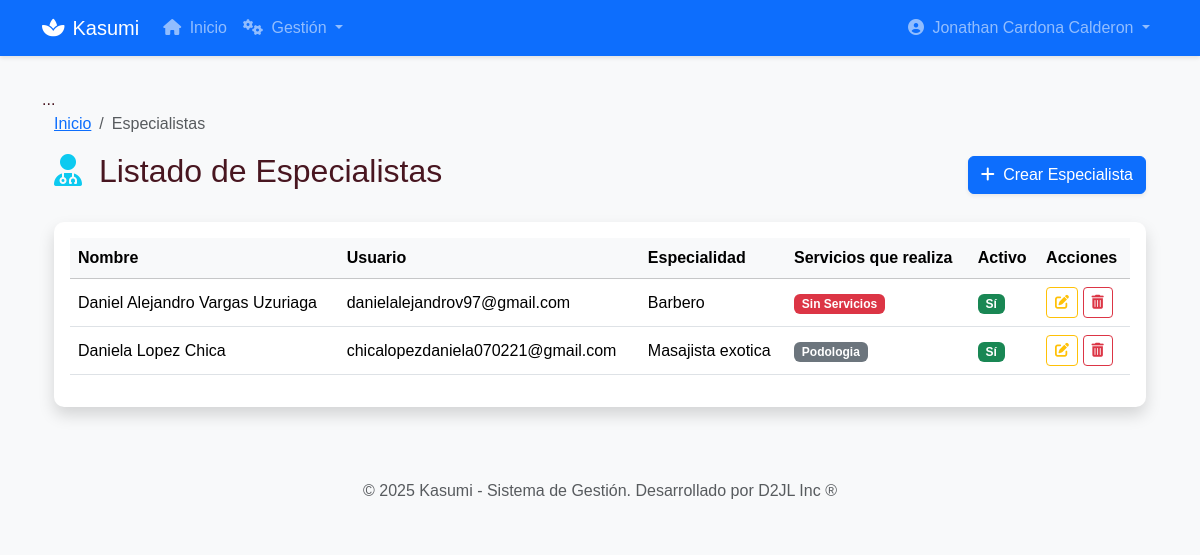
The page /gestion/especialistas/ (signed in) on the database as committed earlier.
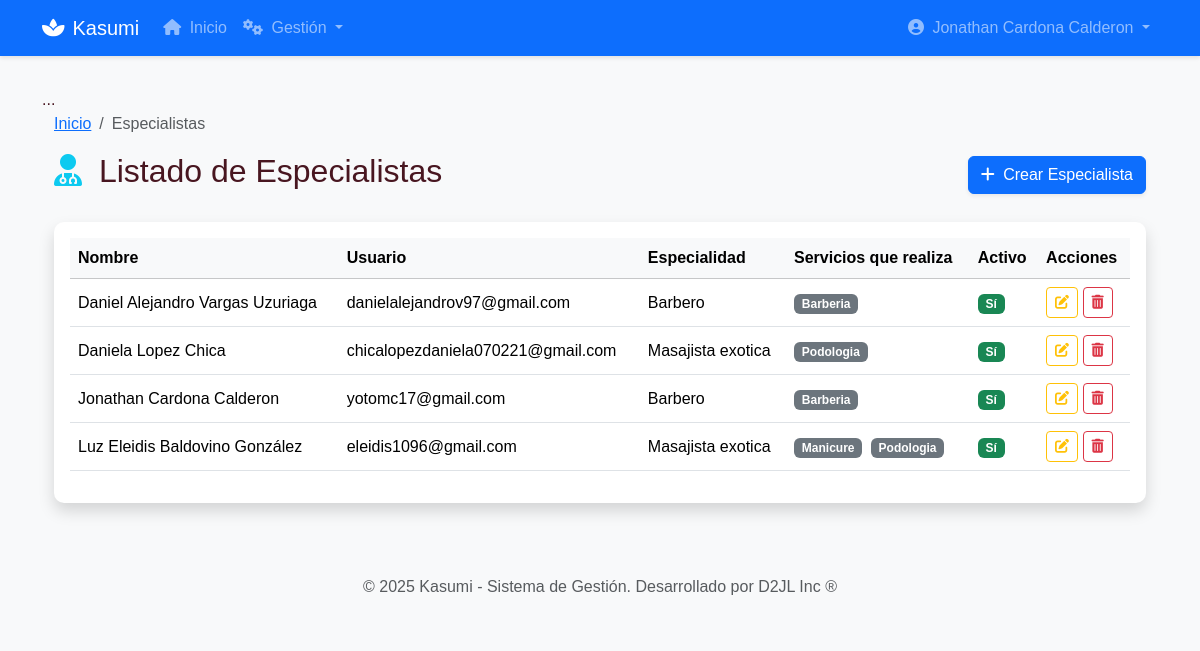
The same page on the database as committed later.
### gestion_especialistas/models.py (models this page shows, shortened)
class Especialista(models.Model):
    usuario = models.OneToOneField(User, on_delete=models.CASCADE,
                                   limit_choices_to={'is_staff': True},
                                   verbose_name='Usuario Especialista')
    especialidad = models.CharField(max_length=150, verbose_name='Especialidad Principal')
    servicios = models.ManyToManyField(Servicio, blank=True, related_name='especialistas_aptos', verbose_name='Servicios que realiza')
    is_activo = models.BooleanField(default=True, verbose_name='Activo')
    class Meta:
        verbose_name = "Especialista"
        verbose_name_plural = "Especialistas"
        ordering = ['usuario__first_name']

### accounts/models.py (models this page shows, shortened)
class Usuario(AbstractUser):
    TIPO_DOCUMENTO_CHOICES = [
        ('CC', 'Cédula de Ciudadanía'),
        ('CE', 'Cédula de Extranjería'),
        ('TI', 'Tarjeta de Identidad'),
        ('PAS', 'Pasaporte'),
    ]
    username = None
    email = models.EmailField(_('email address'), unique=True)
    tipo_documento = models.CharField(
        max_length=3,
        choices=TIPO_DOCUMENTO_CHOICES,
        default='CC',
        verbose_name='Tipo de Documento'
    )
    numero_documento = models.CharField(
        max_length=20,
        unique=True,
        verbose_name='Número de Documento'
    )
    telefono = models.CharField(max_length=15, blank=True, verbose_name='Teléfono')
    direccion = models.TextField(blank=True, verbose_name='Dirección')
    ciudad = models.CharField(max_length=100, blank=True, verbose_name='Ciudad')
    fecha_nacimiento = models.DateField(null=True, blank=True, verbose_name='Fecha de Nacimiento')
    USERNAME_FIELD = 'email'
    REQUIRED_FIELDS = ['numero_documento', 'first_name', 'last_name']
    objects = UsuarioManager()
    class Meta:
        verbose_name = 'Usuario'
        verbose_name_plural = 'Usuarios'

### gestion_servicios/models.py (models this page shows, shortened)
class Servicio(models.Model):
    nombre = models.CharField(max_length=100, unique=True, verbose_name='Nombre del Servicio')
    descripcion = models.TextField(blank=True, verbose_name='Descripción Detallada')
    duracion_minutos = models.IntegerField(default=60, verbose_name='Duración (minutos)')
    precio = models.DecimalField(max_digits=10, decimal_places=2, verbose_name='Precio Base')
    ACTIVO_CHOICES = (
        ('ACT', 'Activo'),
        ('INA', 'Inactivo'),
    )
    estado = models.CharField(max_length=3, choices=ACTIVO_CHOICES, default='ACT', verbose_name='Estado')
    class Meta:
        verbose_name = "Servicio"
        verbose_name_plural = "Servicios"
        ordering = ['nombre']

### gestion_especialistas/views.py (the view)
# urls.py: path('', EspecialistaListView.as_view(), name='lista_especialistas'),
class EspecialistaListView(LoginRequiredMixin, EspecialistaPermissionMixin, ListView):
    model = Especialista
    template_name = 'gestion_especialistas/lista_especialistas.html'
    context_object_name = 'especialistas'

### templates/gestion_especialistas/lista_especialistas.html (shortened to what this page needs)
{% extends 'base.html' %}
{% block content %}
<div class="container-fluid">
    <nav aria-label="breadcrumb">
        <ol class="breadcrumb">
            <li class="breadcrumb-item"><a href="{% url 'core:home' %}">Inicio</a></li>
            <li class="breadcrumb-item active" aria-current="page">Especialistas</li>
        </ol>
    </nav>
    <div class="d-flex justify-content-between align-items-center mb-4">
        <h2><i class="fas fa-user-md me-2 text-info"></i> Listado de Especialistas</h2>
        {% if perms.gestion_especialistas.add_especialista %}
            <a href="{% url 'gestion_especialistas:crear_especialista' %}" class="btn btn-primary shadow-sm">
                <i class="fas fa-plus me-1"></i> Crear Especialista
            </a>
        {% endif %}
    </div>
    <div class="card shadow border-0">
        <div class="card-body">
            <div class="table-responsive">
                <table class="table table-hover align-middle">
                    <thead>
                        <tr class="table-light">
                            <th>Nombre</th>
                            <th>Usuario</th>
                            <th>Especialidad</th>
                            <th>Servicios que realiza</th>
                            <th>Activo</th>
                            <th>Acciones</th>
                        </tr>
                    </thead>
                    <tbody>
                        {% for especialista in especialistas %}
                        <tr>
                            <td>{{ especialista.usuario.get_full_name }}</td>
                            <td>{{ especialista.usuario.email }}</td>
                            <td>{{ especialista.especialidad }}</td>
                            <td>
                                {% for servicio in especialista.servicios.all %}
                                    <span class="badge bg-secondary me-1">{{ servicio.nombre }}</span>
                                {% empty %}
                                    <span class="badge bg-danger">Sin Servicios</span>
                                {% endfor %}
                            </td>
                            <td>
                                {% if especialista.is_activo %}
                                    <span class="badge bg-success">Sí</span>
                                {% else %}
                                    <span class="badge bg-danger">No</span>
                                {% endif %}
                            </td>
                            <td>
                                {% if perms.gestion_especialistas.change_especialista %}
                                    <a href="{% url 'gestion_especialistas:editar_especialista' especialista.pk %}" class="btn btn-sm btn-outline-warning" title="Editar"><i class="fas fa-edit"></i></a>
                                {% endif %}
                                {% if perms.gestion_especialistas.delete_especialista %}
                                    <a href="{% url 'gestion_especialistas:eliminar_especialista' especialista.pk %}" class="btn btn-sm btn-outline-danger" title="Eliminar"><i class="fas fa-trash-alt"></i></a>
                                {% endif %}
                            </td>
                        </tr>
                        {% empty %}
                        <tr>
                            <td colspan="6" class="text-center text-muted py-4">
                                <i class="fas fa-exclamation-circle me-2"></i> No hay especialistas registrados.
                            </td>
                        </tr>
                        {% endfor %}
                    </tbody>
                </table>
            </div>
        </div>
    </div>
</div>
{% endblock %}

Rows that differ between the two databases and show on the page:
shown differently, row unchanged: Especialista "Daniel Alejandro Vargas Uzuriaga": no longer shows "Sin Servicios"
added Servicio: nombre "Barberia"
added Especialista: usuario.get_full_name "Jonathan Cardona Calderon", usuario.email "yotomc17@gmail.com", especialidad "Barbero", is_activo "Sí"
added Especialista: usuario.get_full_name "Luz Eleidis Baldovino González", usuario.email "eleidis1096@gmail.com", especialidad "Masajista exotica", is_activo "Sí", Servicio (nombre "Podologia")
added Servicio: nombre "Manicure", shown under "Luz Eleidis Baldovino González"
